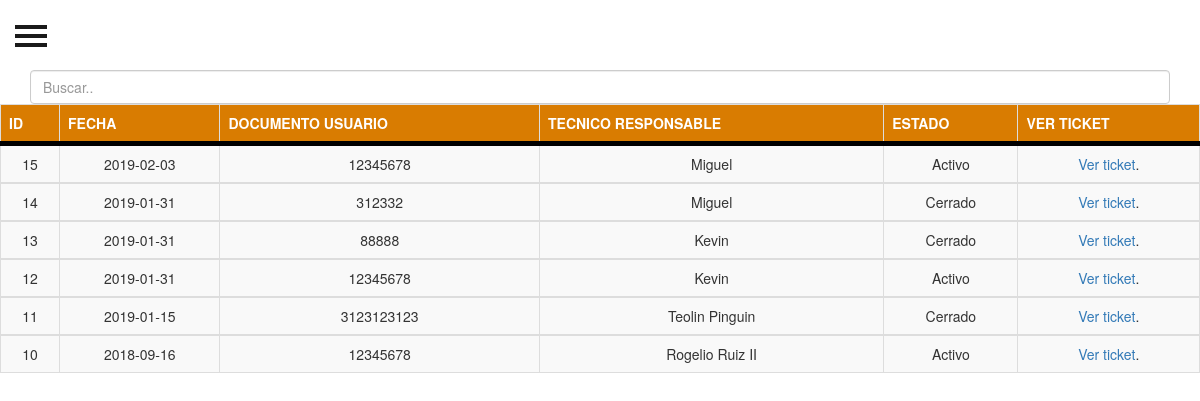
Page /ServideskV0/ListaTicketCallCenter.php on the committed database.
### tables this page shows
CREATE TABLE `incidenciastbl` (
  `ID_INCIDENTE` bigint(15) NOT NULL,
  `DOC_USUARIO` bigint(25) NOT NULL,
  `FECHA_INCIDENTE` date NOT NULL,
  `DES_INCIDENCIA` varchar(70) NOT NULL,
  `TIPO_INCIDENCIA` varchar(20) NOT NULL,
  `ESTADO_INCIDENCIA` varchar(15) NOT NULL,
  `PRONOSTICO_PRE` varchar(70) NOT NULL,
  `RESOLUCION` varchar(70) NOT NULL,
  `TEC_ASIGNADO` varchar(30) NOT NULL,
  `ID_TECNICO` int(5) NOT NULL
);

### ServideskV0/ListaTicketCallCenter.php (the view, shortened to what this page needs)
<!DOCTYPE html>
<html>
<head>
<link rel="stylesheet" href="css/estiloTable.css">
<link href="//netdna.bootstrapcdn.com/twitter-bootstrap/2.3.2/css/bootstrap-combined.min.css" rel="stylesheet" id="bootstrap-css">
  <link rel="stylesheet" href="https://maxcdn.bootstrapcdn.com/bootstrap/3.3.7/css/bootstrap.min.css">
</head>
<body>
<?php include("menuLateralCallCenter.php")?>
<div class="container">
   <input class="form-control" id="myInput" type="text" placeholder="Buscar..">
</div>
<?php
include "conexion.php";
mysqli_set_charset($conexion,"utf8");
$consulta="SELECT * FROM incidenciastbl order by ID_INCIDENTE DESC";
$resultados=mysqli_query($conexion,$consulta);
echo '<table class="table table-bordered table-striped">';
echo '<thead>';
echo '<tr>';
echo '<th>ID</th>';
echo '<th>FECHA</th>';
echo '<th>DOCUMENTO USUARIO</th>';
echo '<th>TECNICO RESPONSABLE</th>';
echo '<th>ESTADO</th>';
echo '<th>VER TICKET</th>';
echo '</tr>';
echo '</thead>';
while($row = mysqli_fetch_array($resultados)){
echo '<tbody id="myTable">';
echo '<tr>';
echo '<td>'. $row['ID_INCIDENTE'].'</td>';
echo '<td>'.$row['FECHA_INCIDENTE'].'</td>';
echo '<td>'.$row['DOC_USUARIO'].'</td>';
echo '<td>'.$row['TEC_ASIGNADO'].'</td>';
echo '<td>'.$row['ESTADO_INCIDENCIA'].'</td>';
echo '<td> <a href="VerTicketTecnico.php?id_incidencia='.$row['ID_INCIDENTE'].'" class="alert-link">Ver ticket</a>. </td>';
echo '</tr>';
echo '</tbody>';
}
echo '</table>';
?>
</body>
</html>

### ServideskV0/menuLateralCallCenter.php (shortened to what this page needs)
<!DOCTYPE html>
<html>
<head>
    <link href="//maxcdn.bootstrapcdn.com/bootstrap/3.3.0/css/bootstrap.min.css" rel="stylesheet" id="bootstrap-css">
    <link rel="stylesheet" href="css/menuLateral.css">
</head>
<body>
 <div id="wrapper">
        <div id="page-content-wrapper">
            <button type="button" class="hamburger is-closed" data-toggle="offcanvas">
                <span class="hamb-top"></span>
                <span class="hamb-middle"></span>
                <span class="hamb-bottom"></span>
            </button>
        </div>
    </div>
</body>
</html>

### ServideskV0/css/estiloTable.css (style rules this page uses)
body { background:white; font: Arial; }
table { background-color: white; width: 100px; margin:auto; width: 600px; text-align: center; border-collapse: collapse; }
th, td { padding: 20px; }
thead { background: #D97C01; border-bottom: 5px solid black; color:white; }

### ServideskV0/css/menuLateral.css (style rules this page uses)
body { position: relative; overflow-x: hidden; }
body, html { height: 100%; }
#wrapper { padding-left: 0; -webkit-transition: all 0.5s ease; -moz-transition: all 0.5s ease; -o-transition: all 0.5s ease; transition: all 0.5s ease; }
#page-content-wrapper { width: 100%; padding-top: 70px; }
.hamburger { position: fixed; top: 20px; z-index: 999; display: block; width: 32px; height: 32px; margin-left: 15px; background: transparent; border: none; }
.hamburger.is-closed:before { content: ''; display: block; width: 100px; font-size: 14px; color: #fff; line-height: 32px; text-align: center; opacity: 0; -webkit-transform: translate3d(0,0,0); -webkit-transition: all .35s ease-in-out; }
.hamburger.is-closed .hamb-top, .hamburger.is-closed .hamb-middle, .hamburger.is-closed .hamb-bottom, .hamburger.is-open .hamb-top, .hamburger.is-open .hamb-middle, .hamburger.is-open .hamb-bottom { position: absolute; left: 0; height: 4px; width: 100%; }
.hamburger.is-closed .hamb-top, .hamburger.is-closed .hamb-middle, .hamburger.is-closed .hamb-bottom { background-color: #1a1a1a; }
.hamburger.is-closed .hamb-top { top: 5px; -webkit-transition: all .35s ease-in-out; }
.hamburger.is-closed .hamb-middle { top: 50%; margin-top: -2px; }
.hamburger.is-closed .hamb-bottom { bottom: 5px; -webkit-transition: all .35s ease-in-out; }

### rows in the picture
incidenciastbl: ID_INCIDENTE "15", FECHA_INCIDENTE "2019-02-03", DOC_USUARIO "12345678", TEC_ASIGNADO "Miguel", ESTADO_INCIDENCIA "Activo"
incidenciastbl: ID_INCIDENTE "14", FECHA_INCIDENTE "2019-01-31", DOC_USUARIO "312332", TEC_ASIGNADO "Miguel", ESTADO_INCIDENCIA "Cerrado"
incidenciastbl: ID_INCIDENTE "13", FECHA_INCIDENTE "2019-01-31", DOC_USUARIO "88888", TEC_ASIGNADO "Kevin", ESTADO_INCIDENCIA "Cerrado"
incidenciastbl: ID_INCIDENTE "12", FECHA_INCIDENTE "2019-01-31", DOC_USUARIO "12345678", TEC_ASIGNADO "Kevin", ESTADO_INCIDENCIA "Activo"
incidenciastbl: ID_INCIDENTE "11", FECHA_INCIDENTE "2019-01-15", DOC_USUARIO "3123123123", TEC_ASIGNADO "Teolin Pinguin", ESTADO_INCIDENCIA "Cerrado"
incidenciastbl: ID_INCIDENTE "10", FECHA_INCIDENTE "2018-09-16", DOC_USUARIO "12345678", TEC_ASIGNADO "Rogelio Ruiz II", ESTADO_INCIDENCIA "Activo"
